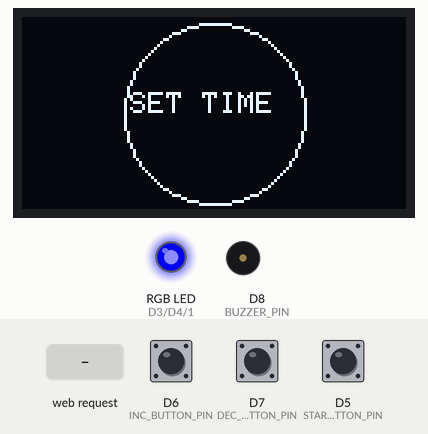
A sketch run on a simulated ESP8266 (NodeMCU). Parts: 128×64 one-colour display, an RGB LED mixed from three pins (HIGH = lit), buzzer (waves = sounding). The test bench sets the inputs (shaded band); at power-on: D5 (START_BUTTON_PIN) HIGH, D6 (INC_BUTTON_PIN) HIGH, D7 (DEC_BUTTON_PIN) HIGH. WiFi joins after 1.5 s; servers stay silent unless stated.

Above: at 4.7 s.
4.8 s: D5 (START_BUTTON_PIN) pulled LOW for 0.15 s
At 5.38 s:
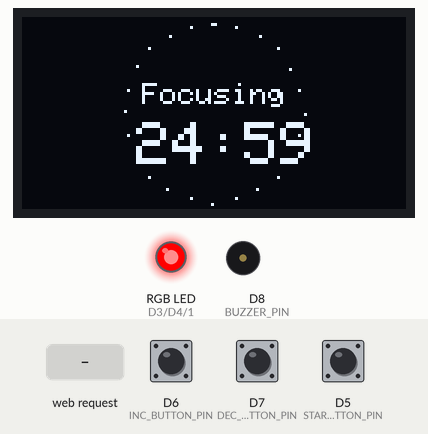
5.5 s: HTTP request GET /pause received
At 6.1 s:
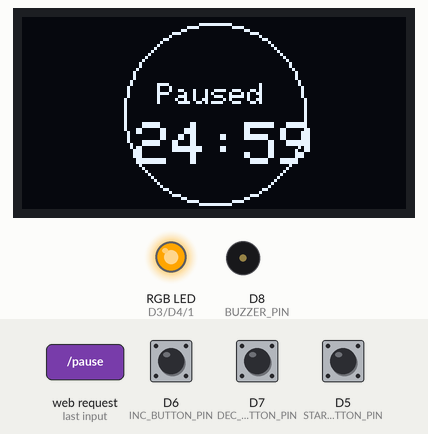
7.0 s: D5 (START_BUTTON_PIN) pulled LOW for 1 s
At 8.44 s:
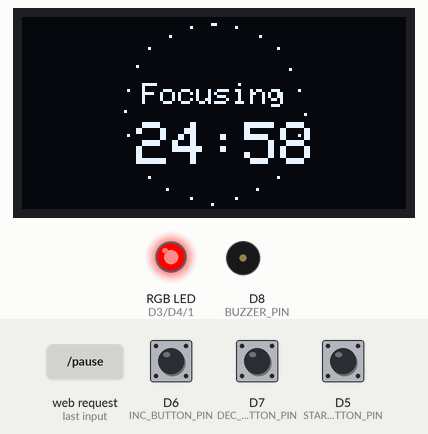
8.6 s: HTTP request GET /reset received
At 9.6 s:
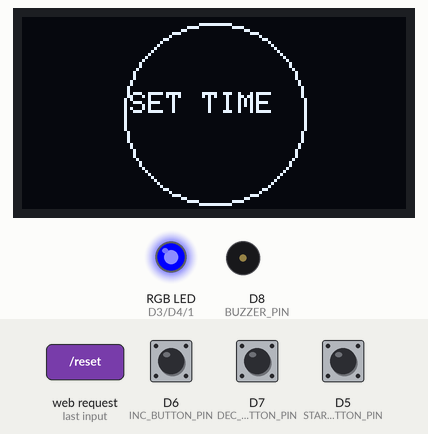
10.1 s: D5 (START_BUTTON_PIN) pulled LOW for 3.2 s
At 12.4 s:
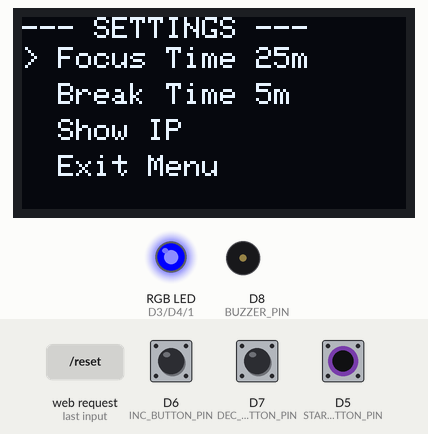
14.8 s: D6 (INC_BUTTON_PIN) pulled LOW for 1 s
At 16.3 s:
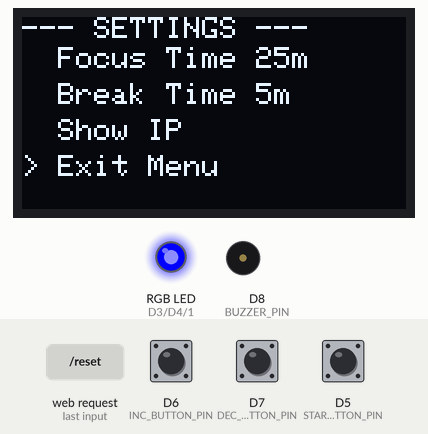
Timing chart, 0 to 17.8 s (numbered marks = the images above; inputs shaded):
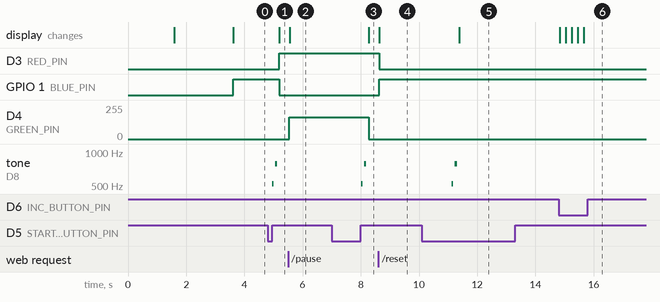

Measured:
- after the input at 4.8 s, D3 (RED_PIN): LOW → HIGH after 0.40 s; GPIO 1 (BLUE_PIN): HIGH → LOW after 0.40 s; tone on D8 (BUZZER_PIN): silent → 523 Hz after 0.15 s, → silent 0.05 s later, → 784 Hz 0.05 s later, → silent 0.07 s later; the display: changes after 0.40 s (image 1)
- after the input at 5.5 s, D4 (GREEN_PIN): 0/255 → 165/255 at once; the display: changes after 0.06 s (image 2)
- after the input at 7.0 s, D4 (GREEN_PIN): 165/255 → 0/255 after 1.3 s; tone on D8 (BUZZER_PIN): silent → 523 Hz after 1.0 s, → silent 0.05 s later, → 784 Hz 0.05 s later, → silent 0.07 s later; the display: changes after 1.3 s (image 3)
- after the input at 8.6 s, D3 (RED_PIN): HIGH → LOW at once; GPIO 1 (BLUE_PIN): LOW → HIGH at once; the display: changes at once (image 4)
- after the input at 10.1 s, tone on D8 (BUZZER_PIN): silent → 523 Hz after 1.0 s, → silent 0.05 s later, → 784 Hz 0.05 s later, → silent 0.07 s later; the display: changes after 1.3 s (image 5)
- after the input at 14.8 s, the display: changes at once (image 6)

The sketch:

Hardware_ESP8266.ino
```cpp
#include <ESP8266WiFi.h>
#include <ESP8266WebServer.h>
#include <Wire.h>
#include <Adafruit_GFX.h>
#include <Adafruit_SSD1306.h>
#include <ArduinoJson.h>
#include <math.h>

// --- Pin Definitions ---
#define OLED_SDA D2
#define OLED_SCL D1
#define START_BUTTON_PIN D5
#define INC_BUTTON_PIN   D6
#define DEC_BUTTON_PIN   D7
#define RED_PIN   D3
#define GREEN_PIN D4
#define BLUE_PIN  1
#define BUZZER_PIN D8

// --- Wi-Fi Details ---
const char* ssid = "DNS";
const char* password = "@LIONASHISH@";

// --- Web Server ---
ESP8266WebServer server(80);

// --- OLED Configuration ---
#define SCREEN_WIDTH 128
#define SCREEN_HEIGHT 64
Adafruit_SSD1306 display(SCREEN_WIDTH, SCREEN_HEIGHT, &Wire, -1);

// --- Musical Notes and Melodies ---
#define NOTE_C5  523
#define NOTE_E5  659
#define NOTE_G5  784
#define NOTE_C6  1047
int sessionEndMelody[] = { NOTE_C5, NOTE_E5, NOTE_G5, NOTE_C6 };
int sessionEndDurations[] = { 100, 100, 100, 200 };
int buttonPressMelody[] = { NOTE_C5, NOTE_G5 };
int buttonPressDurations[] = { 50, 75 };

// --- State Machine Variables ---
enum State { IDLE, FOCUS, BREAK, PAUSED };
State currentState = IDLE;
long timerSeconds = 25 * 60;
long remainingSeconds = 0;
long breakSeconds = 5 * 60;
unsigned long lastSecondMillis = 0;

// --- Menu System Variables ---
enum DisplayMode { TIMER_MODE, MENU_MODE, EDIT_MODE, SHOW_IP_MODE };
DisplayMode currentDisplayMode = TIMER_MODE;
const int MENU_ITEM_COUNT = 4;
int selectedMenuItem = 0;
int editingMenuItem = -1;
const char* menuItems[MENU_ITEM_COUNT] = {"Focus Time", "Break Time", "Show IP", "Exit Menu"};
unsigned long ipShowStartTime = 0;

// --- Button State & Timing Variables ---
unsigned long buttonDownTime = 0;
unsigned long lastButtonPressTime = 0;
bool longPressActive = false;

// --- Helper function to play a melody ---
void playMelody(int melody[], int durations[], int noteCount) {
  for (int thisNote = 0; thisNote < noteCount; thisNote++) {
    tone(BUZZER_PIN, melody[thisNote], durations[thisNote]);
    delay(durations[thisNote] + 50);
  }
}

// --- Custom function to draw the circular progress bar ---
void drawArc(int x, int y, int r, int start_angle, int end_angle) {
  for (int i = start_angle; i <= end_angle; i++) {
    float angle_rad = i * 0.0174533;
    int x_point = x + r * cos(angle_rad);
    int y_point = y + r * sin(angle_rad);
    display.drawPixel(x_point, y_point, WHITE);
  }
}

// --- SERVER HANDLER FUNCTIONS ---

// --- CORRECTED handleStatus() FUNCTION ---
void handleStatus() {
  StaticJsonDocument<200> doc;
  doc["state"] = currentState;
  doc["remaining_seconds"] = remainingSeconds;
  doc["focus_duration"] = timerSeconds;
  doc["break_duration"] = breakSeconds;

  // Use a character array instead of a String object for memory safety
  char output[200];
  serializeJson(doc, output);

  server.send(200, "application/json", output);
}
// -----------------------------------------

void handleSetTimes() {
  if (server.hasArg("focus") && server.hasArg("break")) {
    int focusMinutes = server.arg("focus").toInt();
    int breakMinutes = server.arg("break").toInt();
    if (focusMinutes > 0) timerSeconds = focusMinutes * 60;
    if (breakMinutes > 0) breakSeconds = breakMinutes * 60;
    server.send(200, "text/plain", "Times updated");
  } else {
    server.send(400, "text/plain", "Missing arguments");
  }
}

void handleStart() {
  if (currentState == IDLE) { currentState = FOCUS; remainingSeconds = timerSeconds; }
  server.send(200, "text/plain", "Timer started");
}

void handlePause() {
  if (currentState == FOCUS) currentState = PAUSED;
  else if (currentState == PAUSED) currentState = FOCUS;
  server.send(200, "text/plain", "Pause toggled");
}

void handleReset() {
  currentState = IDLE;
  remainingSeconds = 0;
  server.send(200, "text/plain", "Timer reset");
}


void setup() {
  Serial.begin(115200);
  pinMode(START_BUTTON_PIN, INPUT_PULLUP);
  pinMode(INC_BUTTON_PIN, INPUT_PULLUP);
  pinMode(DEC_BUTTON_PIN, INPUT_PULLUP);
  pinMode(RED_PIN, OUTPUT);
  pinMode(GREEN_PIN, OUTPUT);
  pinMode(BLUE_PIN, OUTPUT);
  pinMode(BUZZER_PIN, OUTPUT);

  display.begin(SSD1306_SWITCHCAPVCC, 0x3C);
  display.clearDisplay();
  display.setTextSize(1);
  display.setTextColor(WHITE);
  display.setCursor(0, 0);
  display.println("Focus Guard Server");
  display.display();

  WiFi.begin(ssid, password);
  while (WiFi.status() != WL_CONNECTED) { delay(500); }

  display.clearDisplay();
  display.setCursor(0, 0);
  display.println("Connected!");
  display.println("IP Address:");
  display.setTextSize(1);
  display.println(WiFi.localIP());
  display.display();
  delay(2000);

  server.on("/status", HTTP_GET, handleStatus);
  server.on("/set", HTTP_GET, handleSetTimes);
  server.on("/start", HTTP_GET, handleStart);
  server.on("/pause", HTTP_GET, handlePause);
  server.on("/reset", HTTP_GET, handleReset);
  server.begin();
}

void loop() {
  server.handleClient();
  handleButtons();
  updateTimer();
  updateDisplay();
  updateRGB();

  if (currentDisplayMode == SHOW_IP_MODE && millis() - ipShowStartTime > 3000) {
    currentDisplayMode = MENU_MODE;
  }
}

void handleButtons() {
    bool startPressed = (digitalRead(START_BUTTON_PIN) == LOW);
    bool incPressed = (digitalRead(INC_BUTTON_PIN) == LOW);
    bool decPressed = (digitalRead(DEC_BUTTON_PIN) == LOW);

    if (currentDisplayMode == SHOW_IP_MODE) return;

    if (startPressed) {
        if (buttonDownTime == 0) { buttonDownTime = millis(); }
        if (currentState == IDLE && currentDisplayMode == TIMER_MODE && !longPressActive && (millis() - buttonDownTime > 1000)) {
            longPressActive = true;
            playMelody(buttonPressMelody, buttonPressDurations, 2);
            currentDisplayMode = MENU_MODE;
            selectedMenuItem = 0;
        }
    } else {
        if (buttonDownTime > 0 && !longPressActive) {
            playMelody(buttonPressMelody, buttonPressDurations, 2);
            if (currentDisplayMode == TIMER_MODE) {
                if (currentState == IDLE) { currentState = FOCUS; remainingSeconds = timerSeconds; }
                else if (currentState == FOCUS) { currentState = PAUSED; }
                else if (currentState == PAUSED) { currentState = FOCUS; }
                else if (currentState == BREAK) { currentState = IDLE; }
            } else if (currentDisplayMode == MENU_MODE) {
                if (selectedMenuItem == 0 || selectedMenuItem == 1) { // Edit Time
                    currentDisplayMode = EDIT_MODE;
                    editingMenuItem = selectedMenuItem;
                } else if (selectedMenuItem == 2) { // Show IP
                    currentDisplayMode = SHOW_IP_MODE;
                    ipShowStartTime = millis();
                } else if (selectedMenuItem == 3) { // Exit Menu
                    currentDisplayMode = TIMER_MODE;
                }
            } else if (currentDisplayMode == EDIT_MODE) {
                currentDisplayMode = MENU_MODE;
                editingMenuItem = -1;
            }
        }
        buttonDownTime = 0;
        longPressActive = false;
    }

    if (millis() - lastButtonPressTime > 200) {
        if (incPressed || decPressed) {
            lastButtonPressTime = millis();
            if (currentDisplayMode == MENU_MODE) {
                if (incPressed) { selectedMenuItem = (selectedMenuItem - 1 + MENU_ITEM_COUNT) % MENU_ITEM_COUNT; }
                if (decPressed) { selectedMenuItem = (selectedMenuItem + 1) % MENU_ITEM_COUNT; }
            } else if (currentDisplayMode == EDIT_MODE) {
                playMelody(buttonPressMelody, buttonPressDurations, 2);
                if (editingMenuItem == 0) {
                    if (incPressed) timerSeconds += 60;
                    if (decPressed) timerSeconds -= 60;
                    if (timerSeconds < 60) timerSeconds = 60;
                } else if (editingMenuItem == 1) {
                    if (incPressed) breakSeconds += 60;
                    if (decPressed) breakSeconds -= 60;
                    if (breakSeconds < 60) breakSeconds = 60;
                }
            } else if (currentState == IDLE) {
                playMelody(buttonPressMelody, buttonPressDurations, 2);
                if (incPressed) { timerSeconds += 60; }
                if (decPressed) { timerSeconds -= 60; if (timerSeconds < 60) timerSeconds = 60; }
            }
        }
    }
}

void updateTimer() {
  if ((currentState == FOCUS || currentState == BREAK) && (millis() - lastSecondMillis >= 1000)) {
    remainingSeconds--;
    lastSecondMillis = millis();
    if (remainingSeconds < 0) {
      if (currentState == FOCUS) {
        currentState = BREAK;
        remainingSeconds = breakSeconds;
        playMelody(sessionEndMelody, sessionEndDurations, 4);
      } else if (currentState == BREAK) {
        currentState = IDLE;
        playMelody(sessionEndMelody, sessionEndDurations, 4);
      }
    }
  }
}

void updateDisplay() {
    display.clearDisplay();
    display.setTextColor(WHITE);

    if (currentDisplayMode == TIMER_MODE) {
        int centerX = 64, centerY = 32, radius = 30;
        long totalDuration = 0, elapsedSeconds = 0;

        if (currentState == FOCUS) { totalDuration = timerSeconds; elapsedSeconds = totalDuration - remainingSeconds; }
        else if (currentState == BREAK) { totalDuration = breakSeconds; elapsedSeconds = totalDuration - remainingSeconds; }

        if (totalDuration > 0) {
            for (int i = 0; i < 360; i += 15) {
                float angle_rad = i * 0.0174533;
                display.drawPixel(centerX + radius * cos(angle_rad), centerY + radius * sin(angle_rad), WHITE);
            }
            int progress_angle = map(elapsedSeconds, 0, totalDuration, -90, 270);
            drawArc(centerX, centerY, radius, -90, progress_angle);
        } else {
            display.drawCircle(centerX, centerY, radius, WHITE);
        }

        long displayTime = (currentState == IDLE) ? timerSeconds : remainingSeconds;
        int minutes = displayTime / 60;
        int seconds = displayTime % 60;
        char timeStr[6];
        sprintf(timeStr, "%02d:%02d", minutes, seconds);

        display.setTextSize(1);
        switch (currentState) {
            case IDLE:   display.setCursor(36, 25); display.print("SET TIME"); break;
            case FOCUS:  display.setCursor(40, 22); display.print("Focusing"); break;
            case BREAK:  display.setCursor(42, 22); display.print("On Break"); break;
            case PAUSED: display.setCursor(45, 22); display.print("Paused"); break;
        }

        display.setTextSize(2);
        display.setCursor(38, 35);
        if (currentState != IDLE) display.print(timeStr);

    } else if (currentDisplayMode == SHOW_IP_MODE) {
        display.setTextSize(1);
        display.setCursor(0, 10);
        display.println("Device IP Address:");
        display.setTextSize(2);
        display.setCursor(0, 30);
        display.println(WiFi.localIP().toString());
    } else { // Handles MENU_MODE and EDIT_MODE
        display.setTextSize(1);
        display.setCursor(0, 0);
        display.println("--- SETTINGS ---");
        for (int i = 0; i < MENU_ITEM_COUNT; i++) {
            display.setCursor(0, 10 + (i * 12));
            if (i == selectedMenuItem) display.print("> ");
            else display.print("  ");
            display.print(menuItems[i]);

            if (i == 0) { display.print(" "); display.print(timerSeconds / 60); display.print("m"); }
            else if (i == 1) { display.print(" "); display.print(breakSeconds / 60); display.print("m"); }
            if (i == editingMenuItem) display.print(" <--");
        }
    }
    display.display();
}

void updateRGB() {
  switch (currentState) {
    case IDLE:   setRGBColor(0, 0, 255); break;
    case FOCUS:  setRGBColor(255, 0, 0); break;
    case BREAK:  setRGBColor(0, 255, 0); break;
    case PAUSED: setRGBColor(255, 165, 0); break;
  }
}

void setRGBColor(int r, int g, int b) {
  analogWrite(RED_PIN, r);
  analogWrite(GREEN_PIN, g);
  analogWrite(BLUE_PIN, b);
}
```
